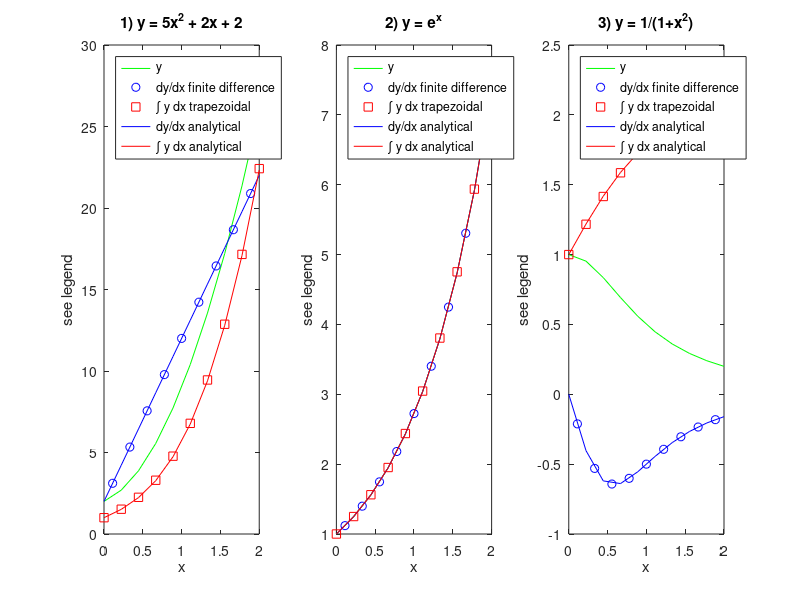

MATLAB code for this plot:
function MATLABsession4_Assignment
%This file contains instructions requested by MATLAB Notes - Session 4

%Define range of interest
x=linspace(0,2,10);

%Define constraint for integration
x0=0;
F0=1;

figure(1)
clf

%Question 1
subplot(1,3,1)
y=5*x.^2+2*x+2;
dydxAna=10*x+2;
FAna=5/3*x.^3+x.^2+2*x+1;
%Do approximate calculus
[dydx,xMP,F]=ApproxCalculus(x,y,x0,F0);
%Plot results
PlotResults(x,y,dydxAna,FAna,xMP,dydx,F)
title('1) y = 5x^2 + 2x + 2')

%Question 2
subplot(1,3,2)
y=exp(x);
dydxAna=exp(x);
FAna=exp(x);
%Do approximate calculus
[dydx,xMP,F]=ApproxCalculus(x,y,x0,F0);
%Plot results
PlotResults(x,y,dydxAna,FAna,xMP,dydx,F)
title('2) y = e^x')

%Question 3
subplot(1,3,3)
y=1./(1+x.^2);
dydxAna=-2*x./(1+x.^2).^2;
FAna=atan(x)+1;
%Do approximate calculus
[dydx,xMP,F]=ApproxCalculus(x,y,x0,F0);
%Plot results
PlotResults(x,y,dydxAna,FAna,xMP,dydx,F)
title('3) y = 1/(1+x^2)')

function PlotResults(x,y,dydxAna,FAna,xMP,dydx,F)
plot(x,y,'g',xMP,dydx,'ob',x,F,'sr',x,dydxAna,'b',x,FAna,'r')
legend('y','dy/dx finite difference','\int y dx trapezoidal','dy/dx analytical','\int y dx analytical')
legend('location','northwest')
ylabel('see legend')
xlabel('x')

function [dydx,xMP,F]=ApproxCalculus(x,y,x0,F0)
%Differentiate using finite difference
dydx=diff(y,1,2)./diff(x,1,2);
%Calculate location of points where dydx applies
xMP=(x(1,1:end-1)+x(1,2:end))/2;
%Integrate using trapezoidal rule
F=cumtrapz(x,y,2);
%Apply constraint
F=F-F(x==x0)+F0;